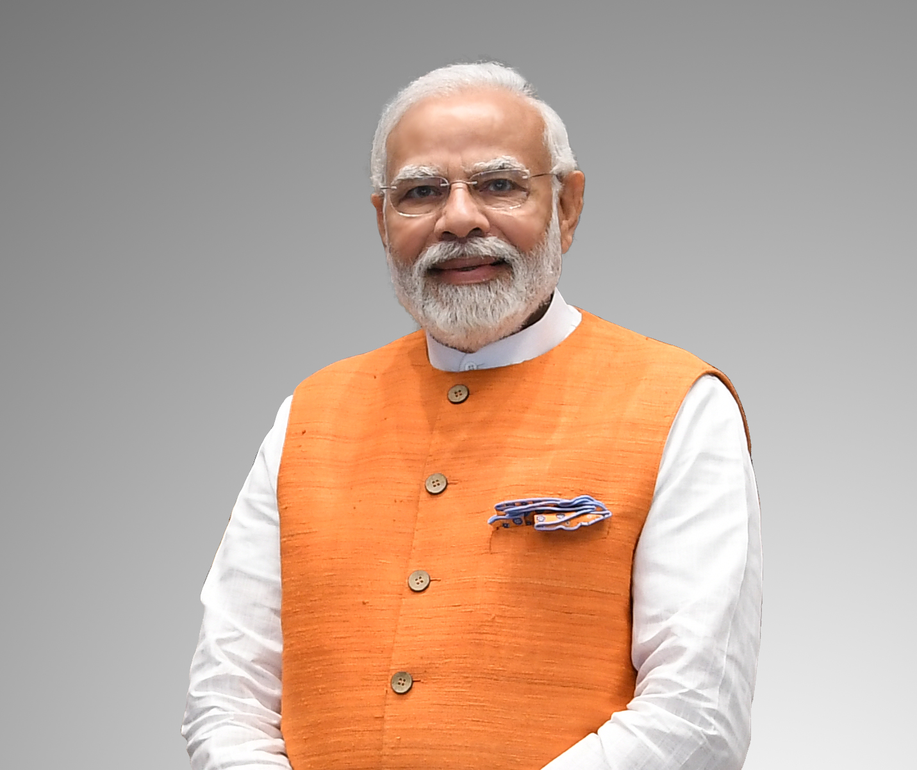
#> input picture 6307733789072887313.png, 917 x 770 px, shrunk from 1431 x 1202 before the run
$ python ass2.py
#> lines starting #> are read from the running program, lines starting #| are printed output that depends on the picture; after the words box and inside, x2 and y2 are one past the last pixel; in counts of white or black regions, pixels touching at a corner belong together
# Lab Assessment 02 - Morphological operation on sample image - Dilation and Erosion

import cv2
import numpy as np

# 1. Read the image
img = cv2.imread('6307733789072887313.png')   # replace with your image path
#> img is the input picture: shape (770, 917, 3); mean B, G, R 152, 166.7, 191.3

if img is None:
    print("Error: Image not found!")
    exit()

# 2. Convert to grayscale
gray = cv2.cvtColor(img, cv2.COLOR_BGR2GRAY)
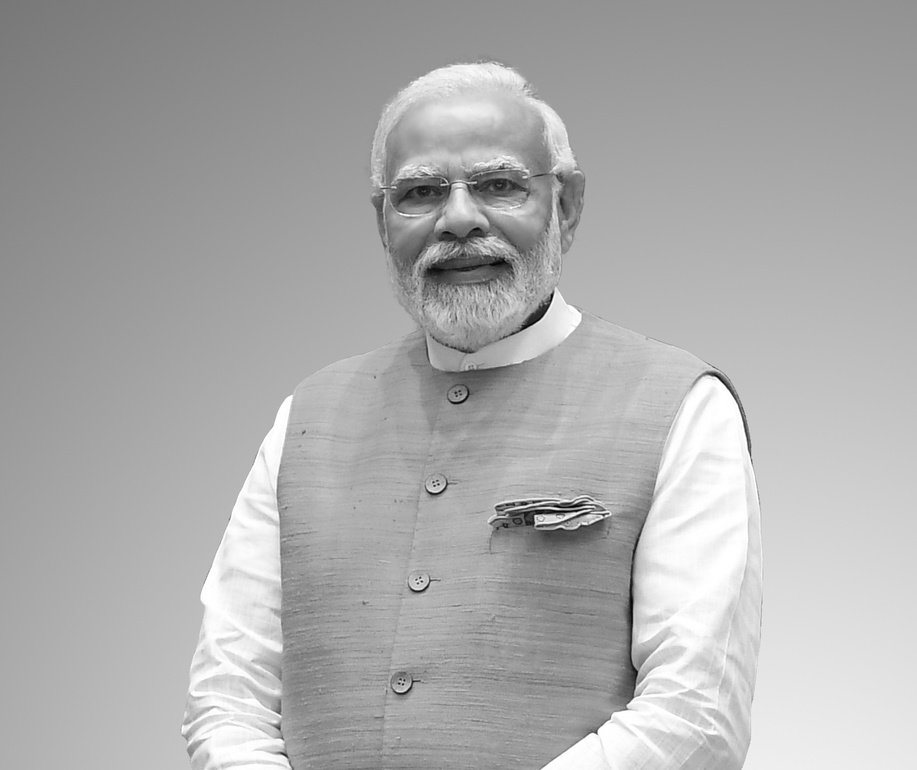
#> gray: shape (770, 917); min 0, max 255, mean 172.4

# 3. Convert to binary image using thresholding
_, binary = cv2.threshold(gray, 127, 255, cv2.THRESH_BINARY)
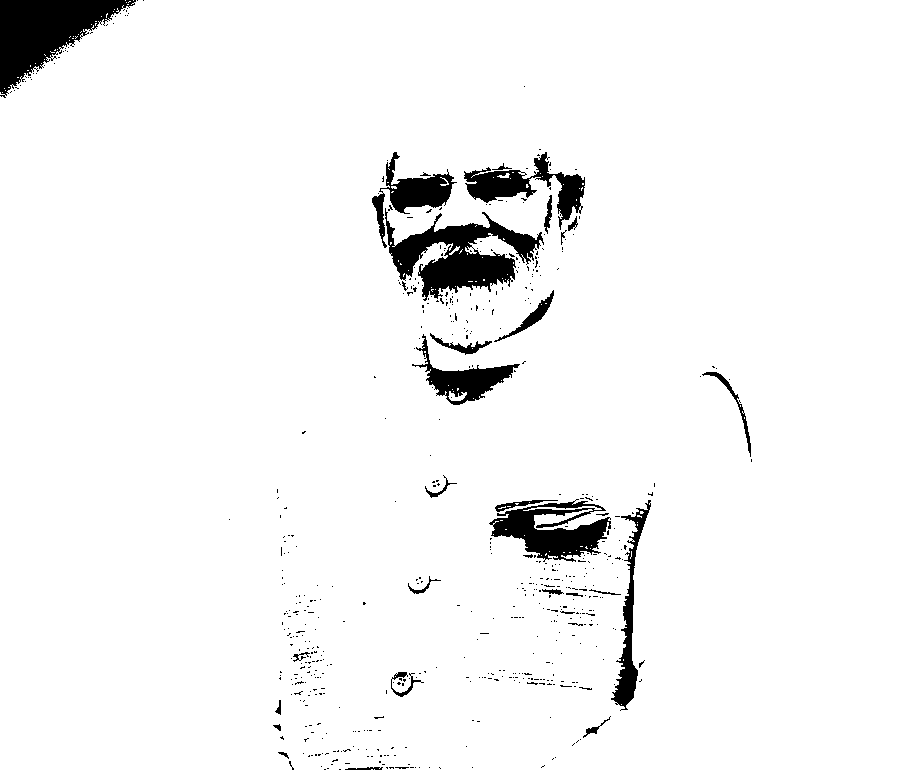
#> binary: shape (770, 917); 95.8% white; 572 black regions (540 under 20 px), largest, box (x1, y1, x2, y2) and area: (0, 0, 136, 98) 6305, (385, 208, 544, 301) 6172, (489, 499, 611, 562) 3789

# 4. Create structuring element (kernel)
kernel = np.ones((5, 5), np.uint8)

# 5. Apply morphological operations

# Dilation
dilation = cv2.dilate(binary, kernel, iterations=1)
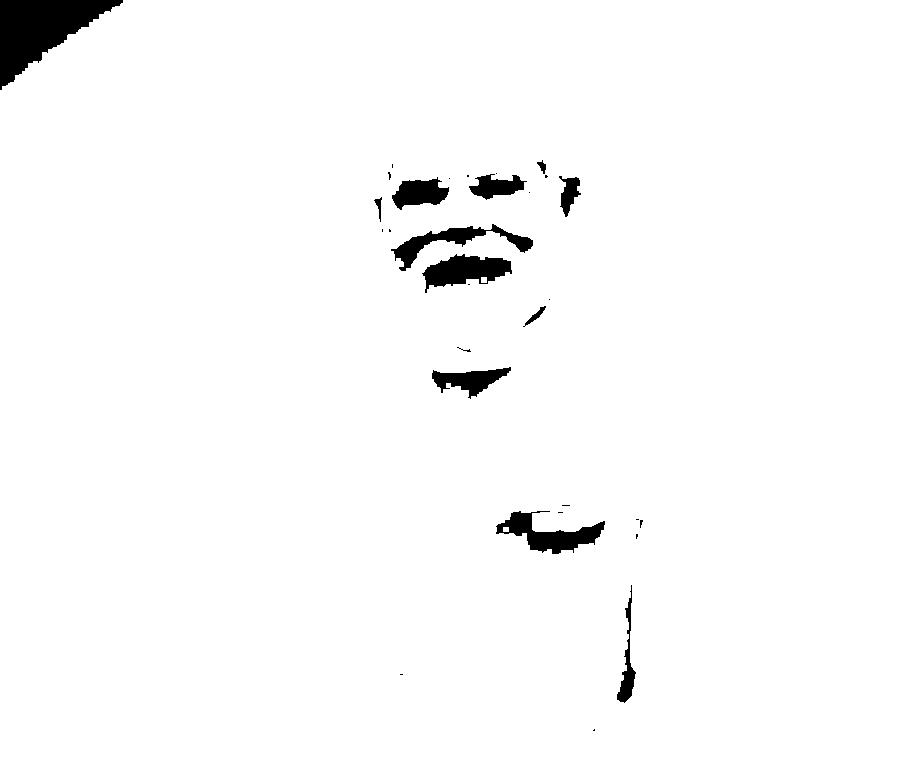
#> dilation: shape (770, 917); 97.8% white; 31 black regions (19 under 20 px), largest, box (x1, y1, x2, y2) and area: (0, 0, 123, 90) 5341, (496, 511, 605, 554) 1945, (422, 254, 512, 293) 1926

# Erosion
erosion = cv2.erode(binary, kernel, iterations=1)
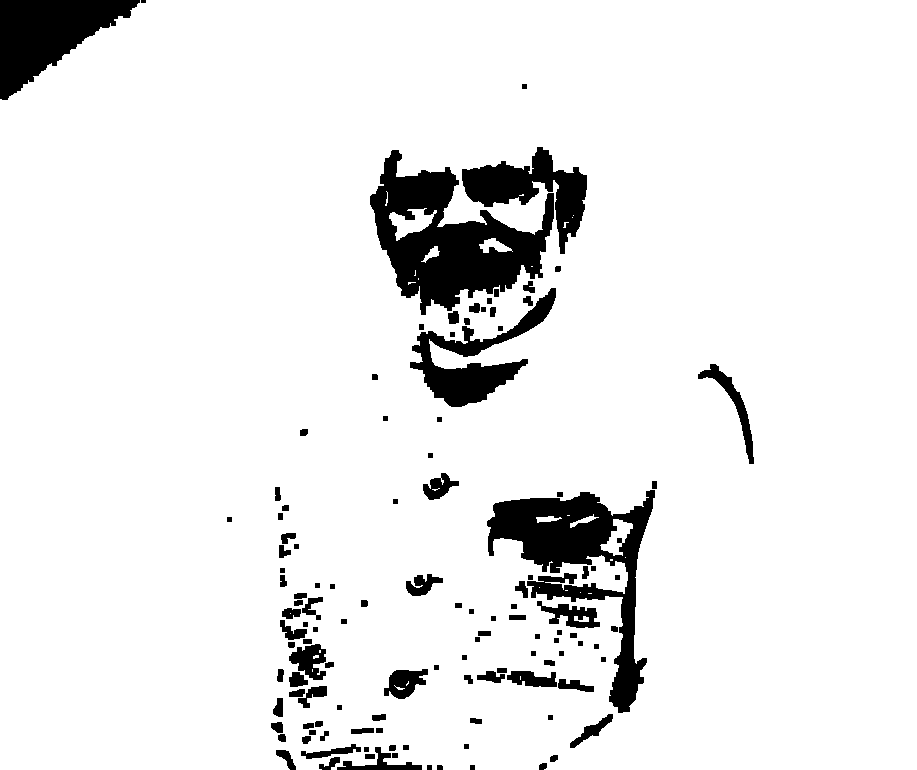
#> erosion: shape (770, 917); 92.1% white; 121 black regions (1 under 20 px), largest, box (x1, y1, x2, y2) and area: (370, 150, 554, 315) 13822, (487, 490, 655, 713) 11946, (0, 0, 140, 100) 7380

# Opening (Erosion followed by Dilation)
opening = cv2.morphologyEx(binary, cv2.MORPH_OPEN, kernel)
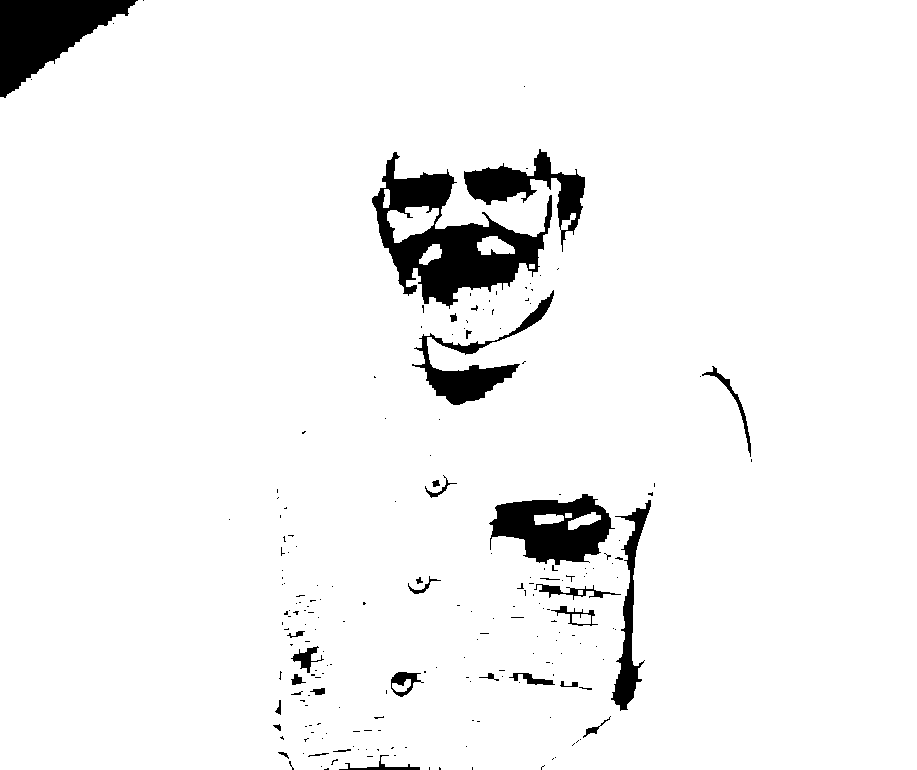
#> opening: shape (770, 917); 94.9% white; 209 black regions (177 under 20 px), largest, box (x1, y1, x2, y2) and area: (372, 152, 552, 309) 10534, (0, 0, 138, 98) 6842, (489, 494, 615, 565) 5218

# Closing (Dilation followed by Erosion)
closing = cv2.morphologyEx(binary, cv2.MORPH_CLOSE, kernel)
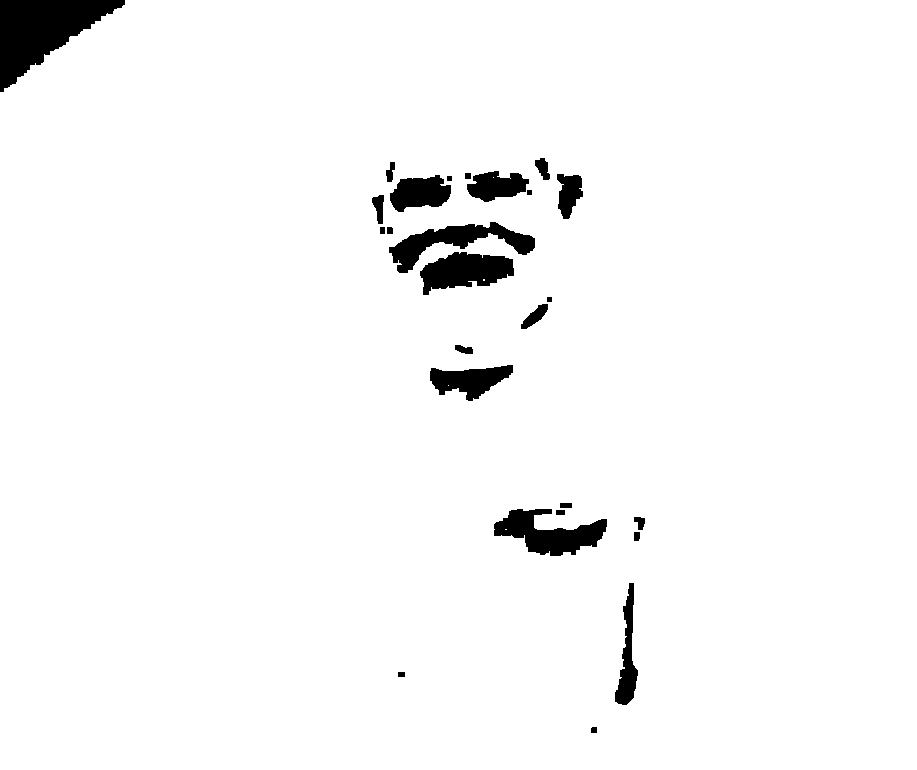
#> closing: shape (770, 917); 96.9% white; 26 black regions, largest, box (x1, y1, x2, y2) and area: (0, 0, 125, 92) 5787, (494, 509, 607, 556) 2789, (389, 222, 535, 273) 2634

# 6. Display results
cv2.imshow("Original Image", img)
cv2.imshow("Grayscale", gray)
cv2.imshow("Binary", binary)
cv2.imshow("Dilation", dilation)
cv2.imshow("Erosion", erosion)
cv2.imshow("Opening", opening)
cv2.imshow("Closing", closing)

# 7. Save results (optional)
cv2.imwrite("binary.jpg", binary)
cv2.imwrite("dilation.jpg", dilation)
cv2.imwrite("erosion.jpg", erosion)
cv2.imwrite("opening.jpg", opening)
cv2.imwrite("closing.jpg", closing)

# 8. Wait and close windows
cv2.waitKey(0)
cv2.destroyAllWindows()
